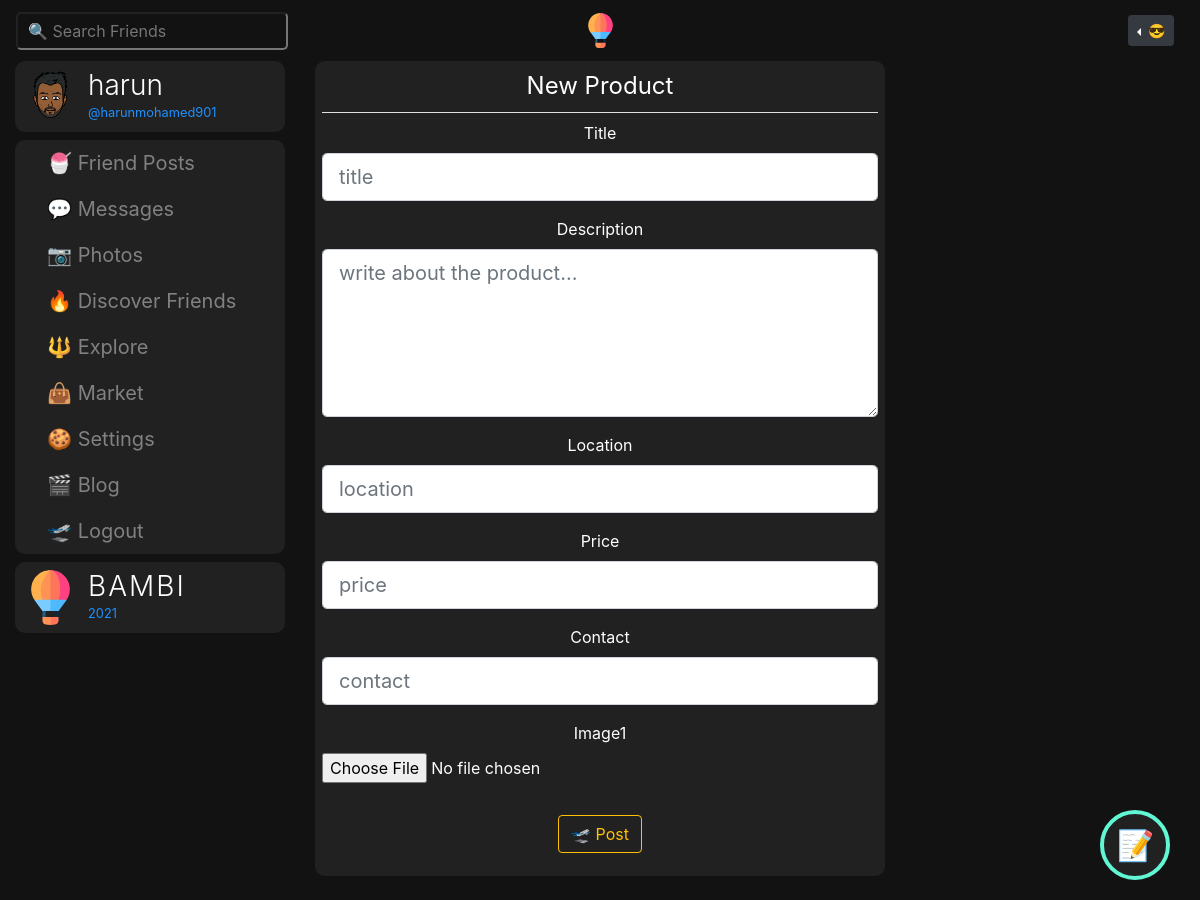
/product/new (signed in), run on the app's committed database.
### bambiv3/models.py (models this page shows, shortened)
class User(db.Model, UserMixin):
	id = db.Column(db.Integer, primary_key=True)
	username = db.Column(db.String(20), unique=True, nullable=False)
	email = db.Column(db.String(120), unique=True, nullable=False)
	image_file = db.Column(db.String(20), nullable=False, default='default.jpg')
	password = db.Column(db.String(60), nullable=False)
	last_seen = db.Column(db.DateTime, default=datetime.utcnow)
	date_joined = db.Column(db.DateTime, nullable=False, default=datetime.utcnow)
	department = db.Column(db.String(20), nullable=False)
	student_number = db.Column(db.Integer(), unique=True, nullable=False)
	age = db.Column(db.DateTime, nullable=False)
	gender = db.Column(db.String(20), nullable=False)
	country = db.Column(db.String(20), nullable=False)
	hobby = db.Column(db.String(20), nullable=False)
	bio = db.Column(db.String(120), nullable=True)
	private = db.Column(db.Boolean, default=False, nullable=False)
	single = db.Column(db.Boolean, default=False, nullable=False)
	snapchat = db.Column(db.String(20),default=False, nullable=False)
	instagram = db.Column(db.String(20),default=False, nullable=False)
	posts = db.relationship('Post', backref='author', lazy=True, cascade="all, delete-orphan")
	products = db.relationship('Product', backref='author', lazy=True, cascade="all, delete-orphan")
	comments = db.relationship("Comment", backref="author", lazy="dynamic", cascade="all, delete-orphan")
	followed = db.relationship(
		'User', secondary=followers,
		primaryjoin=(followers.c.follower_id == id),
		secondaryjoin=(followers.c.followed_id == id),
		backref=db.backref('followers', lazy='dynamic'), lazy='dynamic')
	messages_sent = db.relationship('Message',
									foreign_keys='Message.sender_id',
									backref='author', lazy='dynamic', cascade="all, delete-orphan")
	messages_received = db.relationship('Message',
										foreign_keys='Message.recipient_id',
										backref='recipient', lazy='dynamic', cascade="all, delete-orphan")
	last_message_read_time = db.Column(db.DateTime)
	def new_messages(self):
		last_read_time = self.last_message_read_time or datetime(1900, 1, 1)
		return Message.query.filter_by(recipient=self).filter(
			Message.timestamp > last_read_time).count()

### bambiv3/routes.py (the view, shortened to what this page needs)
@app.route('/product/new', methods=['GET', 'POST'])
@login_required
def new_product():
	form = ProductForm()
	return render_template('create_product.html', title='New Product', form=form, legend='New Product')

### bambiv3/forms.py
class ProductForm(FlaskForm):
	title = StringField(validators=[DataRequired()])
	description = TextAreaField(validators=[DataRequired()])
	location = StringField(validators=[DataRequired()])
	price = StringField(validators=[DataRequired()])
	contact = StringField(validators=[DataRequired()])
	image1 = FileField(validators=[FileAllowed(['jpg', 'jpeg' , 'png', 'gif']), DataRequired()])
	submit = SubmitField('🛫 Post')

### bambiv3/models.py (called while the page is built)
@login_manager.user_loader
def load_user(user_id):
	return User.query.get(int(user_id))

### bambiv3/routes.py (called while the page is built)
@app.before_request
def before_request():
	if current_user.is_authenticated:
		current_user.last_seen = datetime.utcnow()
		db.session.commit()

### bambiv3/templates/create_product.html (shortened to what this page needs)
{% extends "layout.html" %}
{% block content %}
<div class="container-fluid">
	<div class="row">
		<div class="col-lg-3 d-none d-lg-block position-fixed">
			<a href="{{ url_for('user_posts',username=current_user.username) }}" style="text-decoration:none;">
		      <header class="mb-2" data-toggle="modal" data-target="#profile">
		        <img src="{{ url_for('static', filename='profile_pics/' + current_user.image_file) }}" alt="harun profile" class="profile-thumbnail">
		        <div class="profile-name">
		          <h3>{{current_user.username}}</h3>
		          <small>@{{current_user.email.split("@")[0] | lower}}</small>
		        </div>
		      </header>
		    </a>
		    <div class="menu mb-2" style="background:#212121;border-radius:10px;">
		      <a class="dropdown-item" href="{{ url_for('f_posts') }}"> 🍧 Friend Posts</a>
		       <a class="dropdown-item" href="{{ url_for('messages') }}"> 💬 Messages
		        {% set new_messages = current_user.new_messages() %}<span id="message_count" class="badge badge-warning"style="visibility: {% if new_messages %}visible{% else %}hidden {% endif %};">{{ new_messages }}</span></a>
		      <a class="dropdown-item" href="{{ url_for('photos') }}"> 📷 Photos</a>
		      <a class="dropdown-item" href="{{ url_for('discover') }}"> 🔥 Discover Friends</a>
		      <a class="dropdown-item" href="{{ url_for('explore') }}"> 🔱 Explore</a>
		      <a class="dropdown-item" href="{{ url_for('market') }}"> 👜 Market</a>
		      <a class="dropdown-item" href="{{ url_for('account') }}"> 🍪 Settings</a>
		      <a class="dropdown-item" href="{{ url_for('blog') }}"> 🎬 Blog</a>
		      <a class="dropdown-item" href="{{ url_for('logout') }}"> 🛫 Logout</a>
		    </div>
		  <header>
		    <img src="{{ url_for('static', filename='resources/' + 'logo.svg') }}" alt="logo" class="profile-thumbnail">
		    <div class="profile-name">
		      <h3 class="logo">BAMBI</h3>
		      <small id="year"></small>
		    </div>
		  </header>
		</div>
		<div class="col-lg-6 offset-lg-3" style="text-align: center">
			<div class="post">
			  <div id="inner">
			   <div class="content-section">
				  <form method="POST" action="" enctype="multipart/form-data">
				    <fieldset class="form-group">
				      <legend class="border-bottom mb-2 pb-2">{{ legend }}</legend>
				      <div class="form-group">
				        {{ form.title.label(placeholder="title", class="form-control-label") }}
				        {% if form.title.errors %}
				        {{ form.title(placeholder="title", class="form-control form-control-lg is-invalid") }}
				        <div class="invalid-feedback">
				          {% for error in form.title.errors %}
				          <span>{{ error }}</span>
				          {% endfor %}
				        </div>
				        {% else %}
				        {{ form.title(placeholder="title", class="form-control form-control-lg") }}
				        {% endif %}
				      </div>
				      <div class="form-group">
				        {{ form.description.label(placeholder="write about the product...", class="form-control-label") }}
				        {% if form.description.errors %}
				        {{ form.description(placeholder="write about the product...", class="form-control form-control-lg is-invalid") }}
				        <div class="invalid-feedback">
				          {% for error in form.description.errors %}
				          <span>{{ error }}</span>
				          {% endfor %}
				        </div>
				        {% else %}
				        {{ form.description(placeholder="write about the product...", class="form-control form-control-lg", rows="5") }}
				        {% endif %}
				      </div>
				      <div class="form-group">
				        {{ form.location.label(placeholder="location", class="form-control-label") }}
				        {% if form.location.errors %}
				        {{ form.location(placeholder="location", class="form-control form-control-lg is-invalid") }}
				        <div class="invalid-feedback">
				          {% for error in form.location.errors %}
				          <span>{{ error }}</span>
				          {% endfor %}
				        </div>
				        {% else %}
				        {{ form.location(placeholder="location", class="form-control form-control-lg") }}
				        {% endif %}
				      </div>
				      <div class="form-group">
				        {{ form.price.label(placeholder="price", class="form-control-label") }}
				        {% if form.price.errors %}
				        {{ form.price(placeholder="price", class="form-control form-control-lg is-invalid") }}
				        <div class="invalid-feedback">
				          {% for error in form.price.errors %}
				          <span>{{ error }}</span>
				          {% endfor %}
				        </div>
				        {% else %}
				        {{ form.price(placeholder="price", class="form-control form-control-lg") }}
				        {% endif %}
				      </div>
				      <div class="form-group">
				        {{ form.contact.label(placeholder="contact", class="form-control-label") }}
				        {% if form.contact.errors %}
				        {{ form.contact(placeholder="contact", class="form-control form-control-lg is-invalid") }}
				        <div class="invalid-feedback">
				          {% for error in form.contact.errors %}
				          <span>{{ error }}</span>
				          {% endfor %}
				        </div>
				        {% else %}
				        {{ form.contact(placeholder="contact", class="form-control form-control-lg") }}
				        {% endif %}
				      </div>
				      <div class="form-group">
				        {{ form.image1.label(class="form-control-label") }}
				        {% if form.image1.errors %}
				        {{ form.image1(class="form-control-file is-invalid") }}
				        <div class="invalid-feedback">
				          {% for error in form.image1.errors %}
				          <span>{{ error }}</span>
				          {% endfor %}
				        </div>
				        {% else %}
				        {{ form.image1(class="form-control-file") }}
				        {% endif %}
				      </div>
				    </div>
				    <div class="form-group">
				      {{ form.submit(class="btn btn-outline-warning") }}
				    </div>
			  </div>
		</div>
		<br>
		</div>
{% endblock content %}

### bambiv3/static/main.css (style rules this page uses)
body { background:#121212; color:#fff; }
.logo { color:#fff; letter-spacing:2px; }
.about span, small { color:#1e90ff; }
h3 { font-weight: 300; }
header { display: flex; flex-direction: row; color:#fff; background:#212121; border-radius:10px; padding:8px; cursor:pointer; }
header .profile-thumbnail { width: 55px; height: 55px; border-radius: 50%; }
header .profile-name { display: flex; flex-direction:column; margin-left: 10px; }
header h3, header h4 { display: flex; margin: 0; }
.post { background:#212121; border-radius:10px; padding:7px; }
.menu a { padding: 8px 8px 8px 32px; text-decoration: none; font-size: 20px; color: #818181; display: block; transition: 0.3s; }

### data on the page
User: image_file (picture), username "harun", email "harunmohamed901"

### other printed values
{{ legend }} "New Product"
